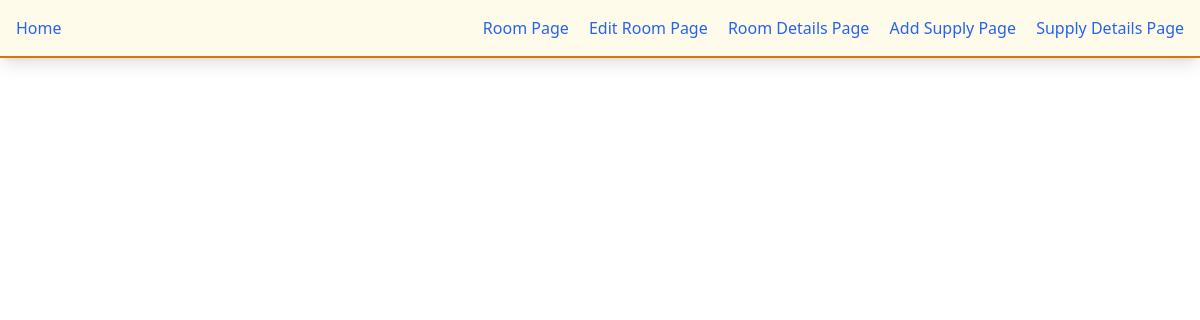
Before: / with the older database file.
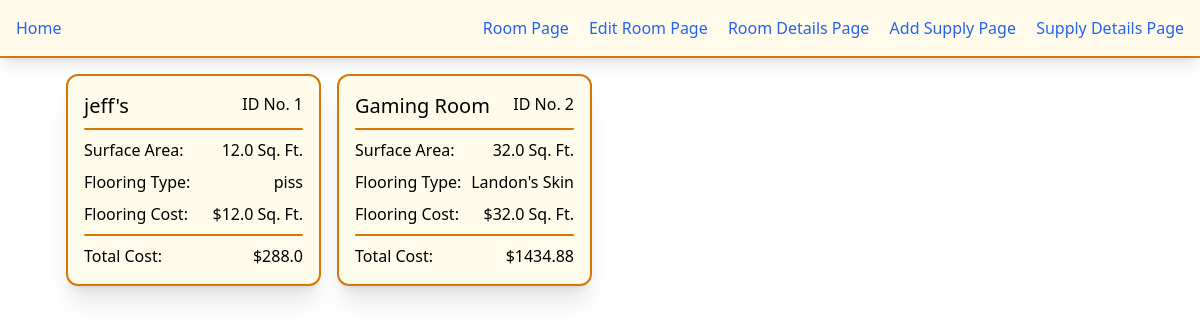
After: the same page with the newer database file.
### models/Models.py (models this page shows)
class RoomModel(Base):
    __tablename__ = 'rooms'
    id = Column(Integer, primary_key=True, index=True)
    name = Column(String, nullable=False)
    surface_area = Column(Float, nullable=False)
    flooring_type = Column(String, nullable=False)
    flooring_cost_per_sqft = Column(Float, nullable=False)
    is_tiling_needed = Column(Boolean, default=False, nullable=False)
    tile_type = Column(String, nullable=True)
    tile_cost_per_sqft = Column(Float, nullable=True)
    tiling_area = Column(Float, nullable=True)
    supplies = relationship("SupplyModel", back_populates="room")

### app.py (the view)
@app.route('/')
def index():
    rooms = db_session.query(RoomModel).all()
    return render_template('home.html', rooms=rooms)

### templates/home.html
{% extends 'components/base.html' %}
{% block content %}
<div class="flex align-center justify-center">
    <div class="w-11/12 grid grid-cols-1 sm:grid-cols-2 md:grid-cols-3 lg:grid-cols-4 gap-4 p-4">
        {% for room in rooms %}
        <div class="rounded-xl p-4 bg-amber-50 border-2 border-amber-600 shadow-xl">
            <div class="flex">
                <h1 class="text-xl">{{ room.name }}</h1>
                <h3 class="ml-auto">ID No. {{ room.id }}</h3>
            </div>
            <hr class="h-0.5 mx-auto my-2 bg-amber-600 border-0 rounded">
            <div class="space-y-2">
                <div class="flex justify-between">
                    <h3>Surface Area:</h3>
                    <h3>{{ room.surface_area }} Sq. Ft.</h3>
                </div>
                <div class="flex justify-between">
                    <h3>Flooring Type:</h3>
                    <h3>{{ room.flooring_type }}</h3>
                </div>
                <div class="flex justify-between">
                    <h3>Flooring Cost:</h3>
                    <h3>${{ room.flooring_cost_per_sqft }} Sq. Ft.</h3>
                </div>
            </div>
            <hr class="h-0.5 mx-auto my-2 bg-amber-600 border-0 rounded">
            <div class="space-y-2">
                <div class="flex justify-between">
                    <h3>Total Cost:</h3>
                    <h3>
                        ${{ (room.surface_area * room.flooring_cost_per_sqft)
                            + (room.tiling_area * room.tile_cost_per_sqft if room.is_tiling_needed else 0) | round(2) }}
                    </h3>
                </div>
            </div>
        </div>
        {% endfor %}
    </div>
</div>
{% endblock %}

### templates/components/base.html (shortened to what this page needs)
<!doctype html>
<html lang="en">
<head>
    <link rel="stylesheet" href="{{ url_for('static', filename='dist/css/output.css') }}">
</head>
<body>
    {% include 'components/navbar.html' %}
    {% block content %}
    {% endblock %}
</body>
</html>

### templates/components/navbar.html
<nav class="w-full flex bg-amber-50 p-4 shadow-lg z-30 border-b-2 border-amber-600">
    <div>
        <a href="/" class="text-blue-600 hover:underline">Home</a>
    </div>
    <div class="space-x-4 ml-auto">
        <a href="/add_room" class="text-blue-600 hover:underline">Room Page</a>
        <a href="/rooms/edit" class="text-blue-600 hover:underline">Edit Room Page</a>
        <a href="/rooms/details" class="text-blue-600 hover:underline">Room Details Page</a>
        <a href="/supplies/add" class="text-blue-600 hover:underline">Add Supply Page</a>
        <a href="/supplies/details" class="text-blue-600 hover:underline">Supply Details Page</a>
    </div>
</nav>

Changed rows visible on the page:
added RoomModel: name "jeff's", id "1", surface_area "12.0", flooring_type "piss", flooring_cost_per_sqft "12.0", surface_area+flooring_cost_per_sqft+is_tiling_needed "288.0"
added RoomModel: name "Gaming Room", id "2", surface_area "32.0", flooring_type "Landon's Skin", flooring_cost_per_sqft "32.0", surface_area+flooring_cost_per_sqft+is_tiling_needed "1434.88"
